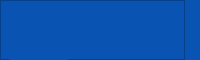
     <widget class="QFrame" name="frame_top">
      <property name="minimumSize">
       <size>
        <width>0</width>
        <height>60</height>
       </size>
      </property>
      <property name="maximumSize">
       <size>
        <width>16777215</width>
        <height>60</height>
       </size>
      </property>
      <property name="styleSheet">
       <string notr="true">background-color: #0954B2;</string>
      </property>
      <property name="frameShape">
       <enum>QFrame::NoFrame</enum>
      </property>
      <property name="frameShadow">
       <enum>QFrame::Sunken</enum>
      </property>
      <layout class="QHBoxLayout" name="horizontalLayout_2">
       <property name="spacing">
        <number>0</number>
       </property>
       <property name="leftMargin">
        <number>0</number>
       </property>
       <property name="topMargin">
        <number>0</number>
       </property>
       <property name="rightMargin">
        <number>0</number>
       </property>
       <property name="bottomMargin">
        <number>0</number>
       </property>
       <item>
        <widget class="QFrame" name="frame_btn_menu">
         <property name="minimumSize">
          <size>
           <width>185</width>
           <height>60</height>
          </size>
         </property>
         <property name="maximumSize">
          <size>
           <width>185</width>
           <height>60</height>
          </size>
         </property>
         <property name="styleSheet">
          <string notr="true">background-color:#0954B2;</string>
         </property>
         <property name="frameShape">
          <enum>QFrame::StyledPanel</enum>
         </property>
         <property name="frameShadow">
          <enum>QFrame::Raised</enum>
         </property>
         <layout class="QHBoxLayout" name="horizontalLayout_4">
          <property name="spacing">
           <number>0</number>
          </property>
          <property name="leftMargin">
           <number>0</number>
          </property>
          <property name="topMargin">
           <number>0</number>
          </property>
          <property name="rightMargin">
           <number>0</number>
          </property>
          <property name="bottomMargin">
           <number>0</number>
          </property>
          <item alignment="Qt::AlignLeft|Qt::AlignTop">
           <widget class="QPushButton" name="btn_menu">
            <property name="minimumSize">
             <size>
              <width>75</width>
              <height>60</height>
             </size>
            </property>
            <property name="maximumSize">
             <size>
              <width>180</width>
              <height>60</height>
             </size>
            </property>
            <property name="styleSheet">
             <string notr="true">QPushButton{
	border-style: none;
	border-width: 2px;
	font: 75 14pt &quot;MS Shell Dlg 2&quot;;
	color: rgb(255, 255, 255);
	background-color: #0954B2;
	border-radius: 15px;
	border-bottom-color: rgb(4, 35, 38);
	border-right-color:  rgb(4, 35, 38);
}
QPushButton:hover{
	border-style: none;
	border-width: 2px;
	font: 75 14pt &quot;MS Shell Dlg 2&quot;;
	color: rgb(255, 255, 255);
	background-color: #4195FF;
	border-radius: 5px;
	border-bottom-color: rgb(4, 35, 38);
	border-right-color:  rgb(4, 35, 38);
}


QPushButton:pressed{
	border-style: none;
	border-width: 2px;
	font: 75 14pt &quot;MS Shell Dlg 2&quot;;
	color: rgb(255, 255, 255);
	background-color:#0954B2;
	border-radius: 8px;
	border-top-color: rgb(4, 35, 38);
	border-left-color:  rgb(4, 35, 38);
}</string>
            </property>
            <property name="text">
             <string/>
            </property>
            <property name="icon">
             <iconset>
              <normaloff>../src/menu_icon.svg</normaloff>../src/menu_icon.svg</iconset>
            </property>
            <property name="iconSize">
             <size>
              <width>50</width>
              <height>50</height>
             </size>
            </property>
            <property name="shortcut">
             <string/>
            </property>
           </widget>
          </item>
         </layout>
        </widget>
       </item>
       <item>
        <widget class="QFrame" name="frame_info">
         <property name="minimumSize">
          <size>
           <width>0</width>
           <height>0</height>
          </size>
         </property>
         <property name="styleSheet">
          <string notr="true">background-color: rgb(9, 84, 178);</string>
         </property>
         <property name="frameShape">
          <enum>QFrame::NoFrame</enum>
         </property>
         <property name="frameShadow">
          <enum>QFrame::Raised</enum>
         </property>
         <layout class="QHBoxLayout" name="horizontalLayout_7">
          <property name="spacing">
           <number>0</number>
          </property>
          <property name="leftMargin">
           <number>0</number>
          </property>
          <property name="topMargin">
           <number>0</number>
          </property>
          <property name="rightMargin">
           <number>0</number>
          </property>
          <property name="bottomMargin">
           <number>0</number>
          </property>
         </layout>
        </widget>
       </item>
      </layout>
     </widget>
